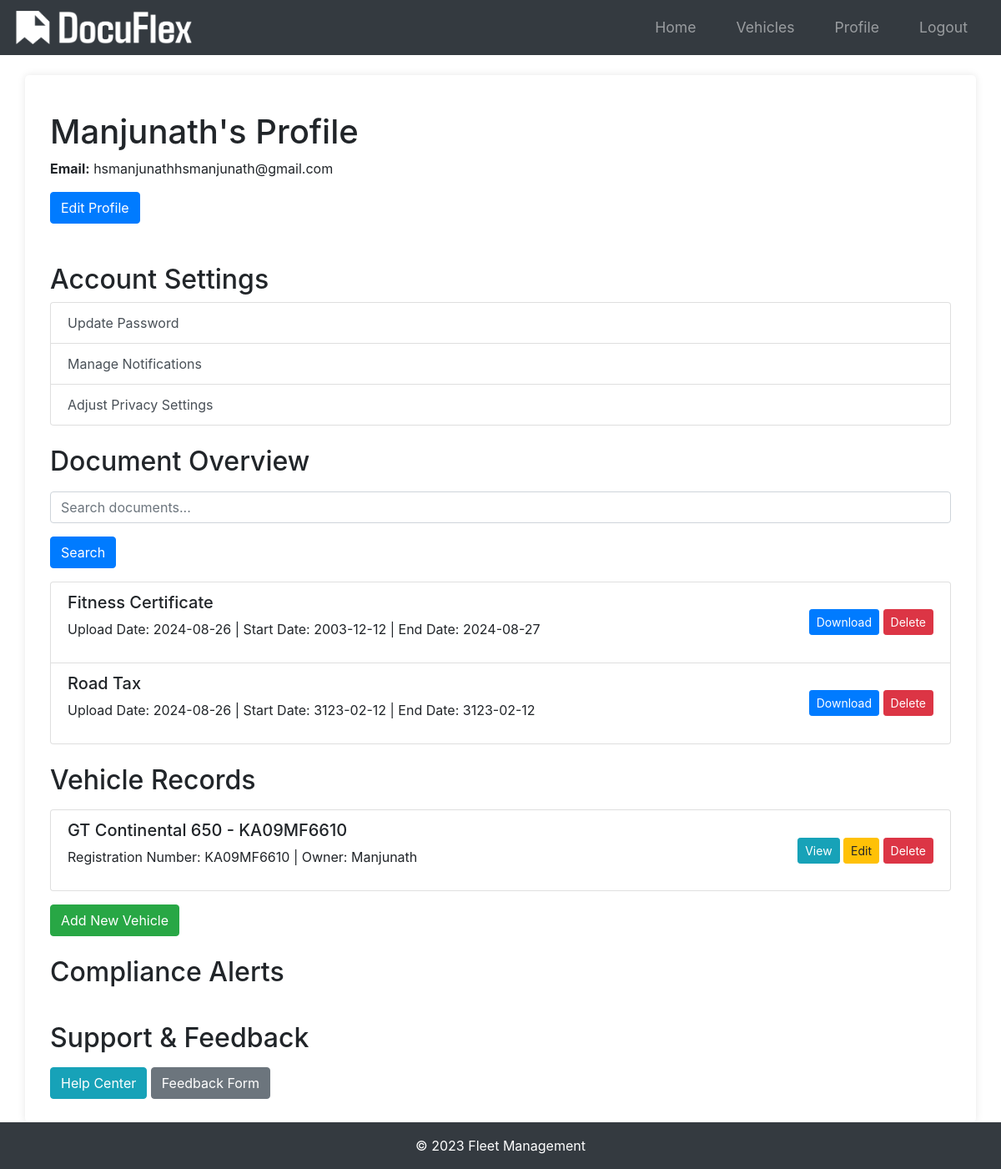
The app's page /profile (signed in), older data.
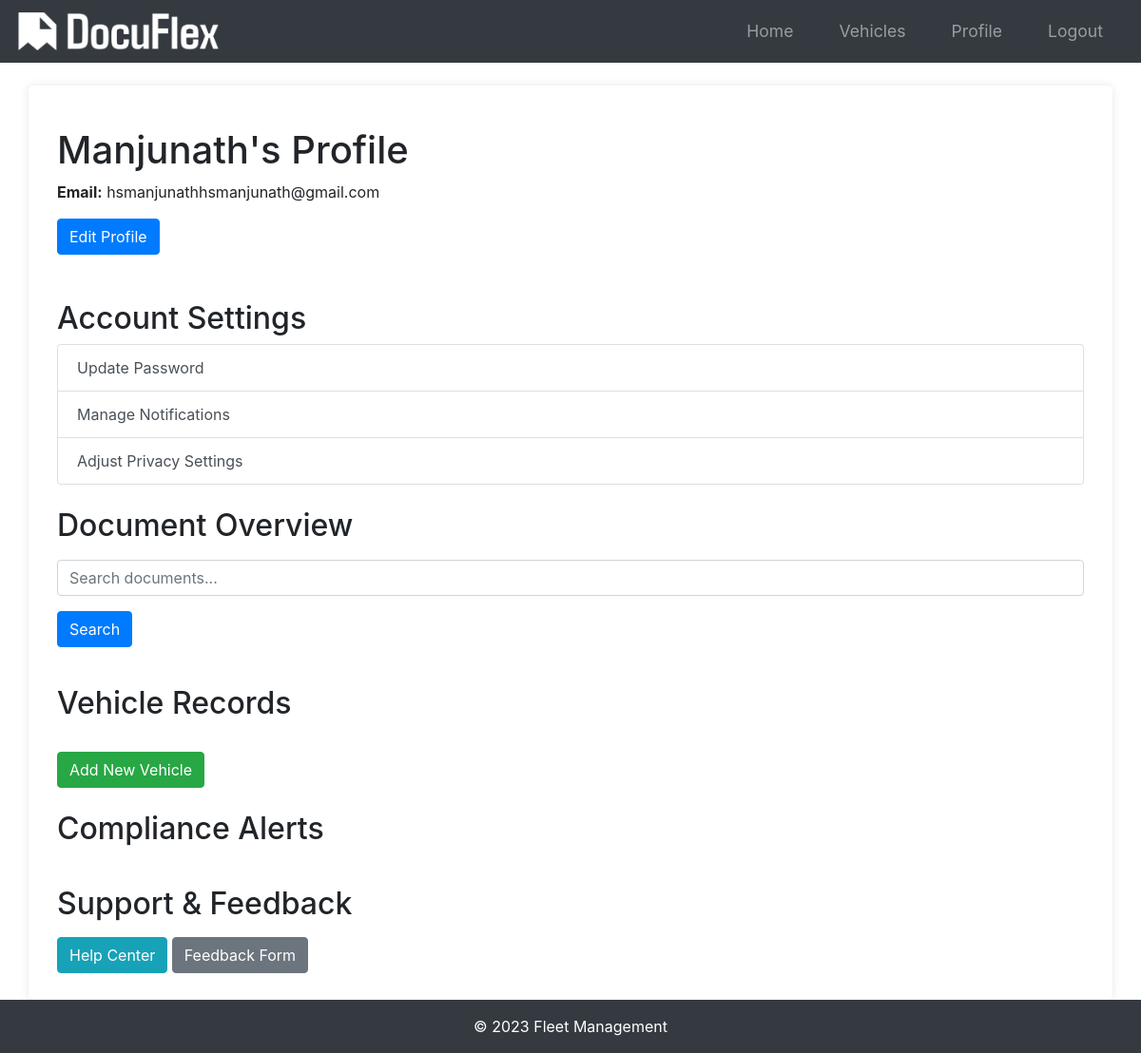
The same page, newer data.
### app/models.py (models this page shows, shortened)
class Document(db.Model):
    id = db.Column(db.Integer, primary_key=True)
    document_type = db.Column(db.String(50), nullable=False)
    serial_number = db.Column(db.String(100), nullable=False)
    start_date = db.Column(db.DateTime, nullable=False)
    end_date = db.Column(db.DateTime, nullable=False)
    date_posted = db.Column(db.DateTime, nullable=False, default=datetime.utcnow)
    vehicle_id = db.Column(
        db.Integer,
        db.ForeignKey("vehicle.id", ondelete="CASCADE"),
        nullable=False,
        index=True,
    )
    additional_info = db.Column(db.Text, nullable=True)
    user_id = db.Column(db.Integer, db.ForeignKey('user.id'), nullable=False)
    status = db.Column(db.String(20), nullable=True)
    file_path = db.Column(db.String(300), nullable=True)

class Vehicle(db.Model):
    id = db.Column(db.Integer, primary_key=True)
    name = db.Column(db.String(100), nullable=False)
    vehicle_number = db.Column(db.String(100), unique=True, nullable=False)
    user_id = db.Column(db.Integer, db.ForeignKey("user.id"), nullable=False)
    documents = db.relationship(
        "Document", backref="vehicle", lazy=True, cascade="all, delete-orphan"
    )

class User(db.Model, UserMixin):
    id = db.Column(db.Integer, primary_key=True)
    username = db.Column(db.String(20), unique=True, nullable=False)
    email = db.Column(db.String(120), unique=True, nullable=False)
    phone = db.Column(db.String(20), nullable=True)  # Add phone field
    image_file = db.Column(db.String(20), nullable=False, default="default.jpg")
    password = db.Column(db.String(60), nullable=False)
    vehicles = db.relationship("Vehicle", backref="owner", lazy=True)
    compliance_alerts = db.relationship('ComplianceAlert', backref='user', lazy=True)

### app/routes.py (the view)
@main.route("/profile")
@login_required
def profile():
    vehicles = Vehicle.query.filter_by(owner=current_user).all()
    documents = Document.query.filter_by(user_id=current_user.id).all()
    return render_template("profile.html", vehicles=vehicles, documents=documents)

### app/__init__.py (called while the page is built)
def create_app(config_class=Config):
    app = Flask(__name__)
    app.config.from_object(config_class)
    db.init_app(app)
    bcrypt.init_app(app)
    login_manager.init_app(app)
    mail.init_app(app)
    migrate.init_app(app, db)
    login_manager.login_view = "main.login"
    login_manager.login_message_category = "info"
    from app.models import User
    @login_manager.user_loader
    def load_user(user_id):
        return User.query.get(int(user_id))
    from app.routes import main as main_blueprint
    app.register_blueprint(main_blueprint)
    scheduler = BackgroundScheduler()
    scheduler.add_job(check_document_expirations, "interval", hours=24)
    scheduler.start()
    return app

### app/templates/profile.html (shortened to what this page needs)
{% extends "base.html" %}
{% block content %}
<div class="container">
    <h1 class="mt-4">{{ current_user.username }}'s Profile</h1>
    <p><strong>Email:</strong> {{ current_user.email }}</p>
    <a href="{{ url_for('main.edit_profile') }}" class="btn btn-primary mb-4">Edit Profile</a>
    <h2 class="mt-4">Account Settings</h2>
    <div class="list-group">
        <a href="{{ url_for('main.update_password') }}" class="list-group-item list-group-item-action">Update Password</a>
        <a href="{{ url_for('main.manage_notifications') }}" class="list-group-item list-group-item-action">Manage Notifications</a>
        <a href="{{ url_for('main.adjust_privacy_settings') }}" class="list-group-item list-group-item-action">Adjust Privacy Settings</a>
    </div>
    <h2 class="mt-4">Document Overview</h2>
    <div id="document-overview" class="mt-3">
        <form method="GET" action="{{ url_for('main.search_documents') }}">
            <div class="mb-3">
                <input type="text" name="query" placeholder="Search documents..." class="form-control">
            </div>
            <button type="submit" class="btn btn-primary mb-3">Search</button>
        </form>
        <ul class="list-group">
            {% for document in documents %}
            <li class="list-group-item d-flex justify-content-between align-items-center">
                <span>
                    <h5>{{ document.document_type }}</h5>
                    <p>Upload Date: {{ document.date_posted.strftime('%Y-%m-%d') }} | Start Date: {{ document.start_date.strftime('%Y-%m-%d') }} | End Date: {{ document.end_date.strftime('%Y-%m-%d') }}</p>
                </span>
                <span>
                    <a href="{{ url_for('main.download_document', document_id=document.id) }}" class="btn btn-primary btn-sm">Download</a>
                    <form action="{{ url_for('main.delete_profile_document', document_id=document.id) }}" method="POST" class="d-inline">
                        <button type="submit" class="btn btn-danger btn-sm">Delete</button>
                    </form>
                </span>
            </li>
            {% endfor %}
        </ul>
    </div>
    <h2 class="mt-4">Vehicle Records</h2>
    <div id="vehicle-records" class="mt-3">
        <ul class="list-group">
            {% for vehicle in current_user.vehicles %}
            <li class="list-group-item d-flex justify-content-between align-items-center">
                <span>
                    <h5>{{ vehicle.name }} - {{ vehicle.vehicle_number }}</h5>
                    <p>Registration Number: {{ vehicle.vehicle_number }} | Owner: {{ vehicle.owner.username }}</p>
                </span>
                <span>
                    <a href="{{ url_for('main.view_vehicle', vehicle_id=vehicle.id) }}" class="btn btn-info btn-sm">View</a>
                    <a href="{{ url_for('main.edit_vehicle', vehicle_id=vehicle.id) }}" class="btn btn-warning btn-sm">Edit</a>
                    <form action="{{ url_for('main.send_delete_otp', vehicle_id=vehicle.id) }}" method="POST" class="d-inline">
                        <button type="submit" class="btn btn-danger btn-sm">Delete</button>
                    </form>
                </span>
            </li>
            {% endfor %}
        </ul>
        <a href="{{ url_for('main.new_vehicle') }}" class="btn btn-success mt-3">Add New Vehicle</a>
    </div>
    <h2 class="mt-4">Compliance Alerts</h2>
    <h2 class="mt-4">Support & Feedback</h2>
    <div id="support-feedback" class="mt-3">
        <a href="{{ url_for('main.help_center') }}" class="btn btn-info mb-2">Help Center</a>
        <a href="{{ url_for('main.feedback_form') }}" class="btn btn-secondary mb-2">Feedback Form</a>
    </div>
</div>
{% endblock %}

Row changes from the older to the newer data that the page shows:
removed Document: document_type "Fitness Certificate", date_posted "2024-08-26", start_date "2003-12-12", end_date "2024-08-27"
removed Document: document_type "Road Tax", date_posted "2024-08-26", start_date "3123-02-12", end_date "3123-02-12"
removed Vehicle: name "GT Continental 650", vehicle_number "KA09MF6610", owner.username "Manjunath"
